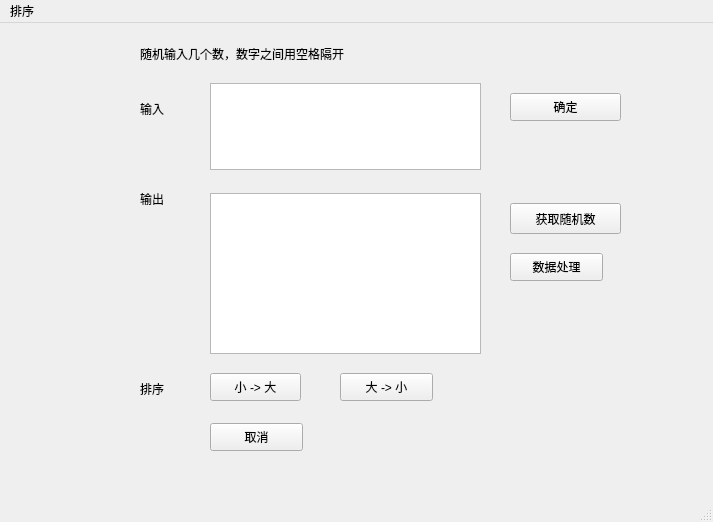
<?xml version="1.0" encoding="UTF-8"?>
<ui version="4.0">
 <class>MainWindow</class>
 <widget class="QMainWindow" name="MainWindow">
  <property name="geometry">
   <rect>
    <x>0</x>
    <y>0</y>
    <width>713</width>
    <height>522</height>
   </rect>
  </property>
  <property name="windowTitle">
   <string>MainWindow</string>
  </property>
  <widget class="QWidget" name="centralwidget">
   <widget class="QPushButton" name="btn_sToB">
    <property name="geometry">
     <rect>
      <x>210</x>
      <y>350</y>
      <width>91</width>
      <height>28</height>
     </rect>
    </property>
    <property name="text">
     <string>小 -&gt; 大</string>
    </property>
   </widget>
   <widget class="QLabel" name="lab_rule">
    <property name="geometry">
     <rect>
      <x>140</x>
      <y>20</y>
      <width>281</width>
      <height>21</height>
     </rect>
    </property>
    <property name="text">
     <string>随机输入几个数，数字之间用空格隔开</string>
    </property>
   </widget>
   <widget class="QPushButton" name="btn_cancel">
    <property name="geometry">
     <rect>
      <x>210</x>
      <y>400</y>
      <width>93</width>
      <height>28</height>
     </rect>
    </property>
    <property name="text">
     <string>取消</string>
    </property>
   </widget>
   <widget class="QLabel" name="lab_order">
    <property name="geometry">
     <rect>
      <x>140</x>
      <y>350</y>
      <width>51</width>
      <height>31</height>
     </rect>
    </property>
    <property name="text">
     <string>排序</string>
    </property>
   </widget>
   <widget class="QPushButton" name="btn_bToS">
    <property name="geometry">
     <rect>
      <x>340</x>
      <y>350</y>
      <width>93</width>
      <height>28</height>
     </rect>
    </property>
    <property name="text">
     <string>大 -&gt; 小</string>
    </property>
   </widget>
   <widget class="QLabel" name="txt_input">
    <property name="geometry">
     <rect>
      <x>140</x>
      <y>70</y>
      <width>51</width>
      <height>31</height>
     </rect>
    </property>
    <property name="text">
     <string>输入</string>
    </property>
   </widget>
   <widget class="QLabel" name="lab_output">
    <property name="geometry">
     <rect>
      <x>140</x>
      <y>160</y>
      <width>51</width>
      <height>31</height>
     </rect>
    </property>
    <property name="text">
     <string>输出</string>
    </property>
   </widget>
   <widget class="QPushButton" name="btn_random">
    <property name="geometry">
     <rect>
      <x>510</x>
      <y>180</y>
      <width>111</width>
      <height>31</height>
     </rect>
    </property>
    <property name="text">
     <string>获取随机数</string>
    </property>
   </widget>
   <widget class="QPushButton" name="pushButton">
    <property name="geometry">
     <rect>
      <x>510</x>
      <y>230</y>
      <width>93</width>
      <height>28</height>
     </rect>
    </property>
    <property name="text">
     <string>数据处理</string>
    </property>
   </widget>
   <widget class="QPushButton" name="pushButton_4">
    <property name="geometry">
     <rect>
      <x>510</x>
      <y>70</y>
      <width>111</width>
      <height>28</height>
     </rect>
    </property>
    <property name="text">
     <string>确定</string>
    </property>
   </widget>
   <widget class="QPlainTextEdit" name="plainTextEdit">
    <property name="geometry">
     <rect>
      <x>210</x>
      <y>60</y>
      <width>271</width>
      <height>87</height>
     </rect>
    </property>
   </widget>
   <widget class="QPlainTextEdit" name="plainTextEdit_2">
    <property name="geometry">
     <rect>
      <x>210</x>
      <y>170</y>
      <width>271</width>
      <height>161</height>
     </rect>
    </property>
    <property name="readOnly">
     <bool>true</bool>
    </property>
   </widget>
  </widget>
  <widget class="QMenuBar" name="menubar">
   <property name="geometry">
    <rect>
     <x>0</x>
     <y>0</y>
     <width>713</width>
     <height>26</height>
    </rect>
   </property>
   <widget class="QMenu" name="menu">
    <property name="title">
     <string>排序</string>
    </property>
   </widget>
   <addaction name="menu"/>
  </widget>
  <widget class="QStatusBar" name="statusbar"/>
 </widget>
 <resources/>
 <connections/>
</ui>
